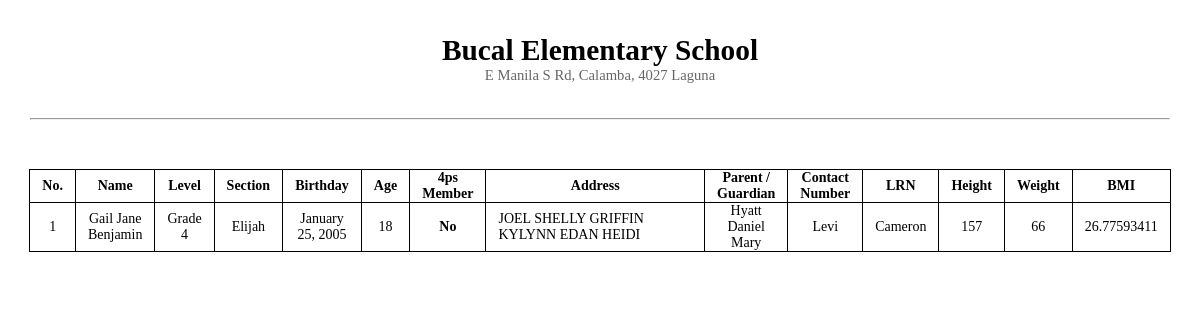
/all-students.php, run on an earlier commit of the app's database.
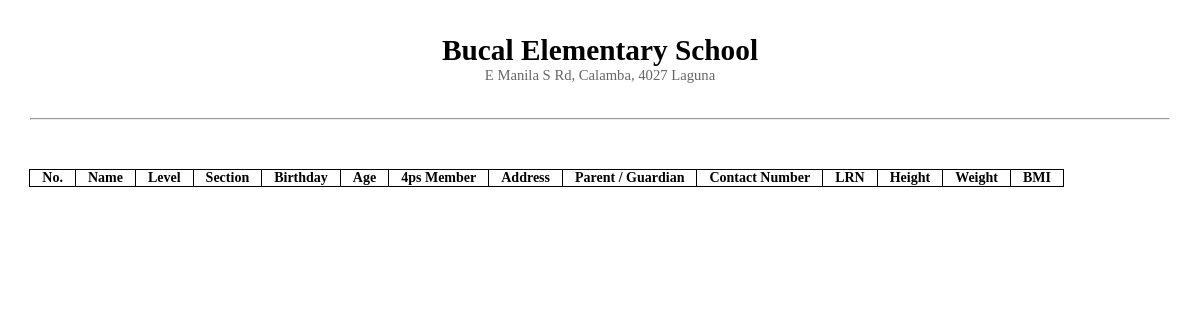
And on a later commit of the database.
### tables this page shows
CREATE TABLE `students` (
  `id` int(11) NOT NULL,
  `student_id` varchar(250) NOT NULL,
  `first_name` varchar(50) NOT NULL,
  `middle_name` varchar(50) NOT NULL,
  `last_name` varchar(50) NOT NULL,
  `date_of_birth` varchar(50) NOT NULL,
  `age` varchar(50) NOT NULL,
  `gender` varchar(50) NOT NULL,
  `room` varchar(50) NOT NULL,
  `house` varchar(50) NOT NULL,
  `street` varchar(50) NOT NULL,
  `subdivision` varchar(50) NOT NULL,
  `barangay` varchar(50) NOT NULL,
  `city` varchar(50) NOT NULL,
  `zip` varchar(50) NOT NULL,
  `image` blob NOT NULL,
  `grade` varchar(10) NOT NULL,
  `section` varchar(50) NOT NULL,
  `four_ps` int(11) NOT NULL,
  `date_created` date NOT NULL,
  `date_time_created` datetime NOT NULL,
  `date_time_updated` datetime NOT NULL
);

CREATE TABLE `users` (
  `id` int(11) NOT NULL,
  `user_id` varchar(250) NOT NULL,
  `email` varchar(50) NOT NULL,
  `password` varchar(50) NOT NULL,
  `first_name` varchar(50) NOT NULL,
  `middle_name` varchar(50) NOT NULL,
  `last_name` varchar(50) NOT NULL,
  `contact_number` varchar(50) NOT NULL,
  `room` varchar(50) NOT NULL,
  `house` varchar(50) NOT NULL,
  `street` varchar(50) NOT NULL,
  `subdivision` varchar(50) NOT NULL,
  `barangay` varchar(50) NOT NULL,
  `city` varchar(50) NOT NULL,
  `zip` varchar(50) NOT NULL,
  `gender` varchar(11) NOT NULL,
  `user_type` int(11) NOT NULL,
  `image` blob NOT NULL,
  `student_id` varchar(255) NOT NULL,
  `date_time_created` datetime NOT NULL,
  `date_time_updated` datetime NOT NULL
);

CREATE TABLE `health_infos` (
  `id` int(11) NOT NULL,
  `student_id` varchar(255) NOT NULL,
  `height` int(11) NOT NULL,
  `weight` int(11) NOT NULL,
  `bmi` varchar(11) NOT NULL,
  `status` varchar(50) NOT NULL,
  `active_level` varchar(50) NOT NULL,
  `health_history` varchar(255) NOT NULL,
  `date_time_created` datetime NOT NULL,
  `date_time_updated` datetime NOT NULL
);

### all-students.php (the view, shortened to what this page needs)
<!DOCTYPE html>
<html lang="en">
<head>
</head>
<body>
<br>
<br>
<span style="text-align: center; margin-top: 20em; margin-bottom: 500px;">
<h1>Bucal Elementary School</h1>
<p style="opacity: 60%;">E Manila S Rd, Calamba, 4027 Laguna</p>
</span>
<br>
<br>
<hr style="width:95%; margin-left:2.5% !important; margin-right:2.5% !important;" />
<div class="wrapper">
<br>
<br>
<table>
        <thead>
            <tr>
                <th>No.</th>
                <th>Name</th>
                <th>Level</th>
                <th>Section</th>
                <th>Birthday</th>
                <th>Age</th>
                <th>4ps Member</th>
                <th>Address</th>
                <th>Parent / Guardian</th>
                <th>Contact Number</th>
                <th>LRN</th>
                <th>Height</th>
                <th>Weight</th>
                <th>BMI</th>
            </tr>
        </thead>
        <tbody>
<?php
$query_students = "SELECT students.first_name AS student_first_name,students.middle_name AS student_middle_name,students.last_name AS student_last_name,students.grade AS student_grade,students.section AS student_section,students.date_of_birth AS student_date_of_birth,students.age AS student_age ,students.four_ps AS student_four_ps,students.room AS student_room,students.house AS student_house,students.student_id AS student_student_id, students.street AS student_street ,students.subdivision AS student_subdivision ,students.barangay AS student_barangay,students.city AS student_city, users.first_name AS user_first_name, users.middle_name AS user_middle_name,users.last_name AS user_last_name, users.contact_number AS user_contact_number,
health_infos.height AS health_infos_height,health_infos.weight AS health_infos_weight,health_infos.bmi AS health_infos_bmi
FROM students
LEFT JOIN users
ON students.student_id = users.student_id
LEFT JOIN health_infos
ON students.student_id = health_infos.student_id ";
$run_students = mysqli_query($conn,$query_students);
if(mysqli_num_rows($run_students) > 0){
    $no = 1;
    foreach($run_students as $row){
        $new_date = date('F d, Y', strtotime($row['student_date_of_birth']));
        ?>
                <tr>
                    <td style="text-align: center;"><?=$no++;?></td>
                    <td style="text-align: center;"><?=$row['student_first_name']. " " . $row['student_middle_name'] . " " . $row['student_last_name']?></td>
                    <td style="text-align: center;"><?=$row['student_grade']?></td>
                    <td style="text-align: center;"><?=$row['student_section']?></td>
                    <td style="text-align: center;"><?=$new_date?></td>
                    <td style="text-align: center;"><?=$row['student_age'] ?></td>
                    <td style="text-align: center;"><?php
                        if($row['student_four_ps'] == '0'){
                            echo "<b> No <span></b>";
                        }else{
                            echo "<b> Yes <span></b>";
                        }
                    ?>
                    </td>
                    <td style="width: 75%;">
                        <?=$row['student_room']." ". $row['student_house'] . " " . $row['student_street'] . " " . $row['student_subdivision'] . " " . $row['student_barangay'] . " " . $row['student_city']?>
                    </td>
                    <td style="text-align: center;">
                        <?=$row['user_first_name'] . " " . $row['user_middle_name'] . " " . $row['user_last_name']?>
                    </td>
                    <td style="text-align: center;"><?=$row['user_contact_number']?></td>
                    <td style="text-align: center;"><?=$row['student_student_id'] ?></td>
                    <td style="text-align: center;"><?=$row['health_infos_height']?></td>
                    <td style="text-align: center;"><?=$row['health_infos_weight']?></td>
                    <td style="text-align: center;"><?=$row['health_infos_bmi']?></td>
                </tr>
        <?php
    }
}
?>
        </tbody>
    </table>
</div>
</body>
</html>

### all-students.php (style rules this page uses)
* { box-sizing:border-box; margin:0; padding:0; }
body { font-size: 11pt; }
.wrapper { padding: 1em 2em 5em 2em; }
table, th, td { border: 1px solid black; border-collapse: collapse; }
th, td { padding: 0px 12px; font-size: 14px; }

What changed in the data, as far as the page shows it:
removed students: first_name "Gail", middle_name "Jane", last_name "Benjamin", grade "Grade 4", section "Elijah", date_of_birth "January 25, 2005", age "18", four_ps "No", room "JOEL", house "SHELLY", street "GRIFFIN", subdivision "KYLYNN", barangay "EDAN", city "HEIDI", users.first_name "Hyatt", users.middle_name "Daniel", users.last_name "Mary", users.contact_number "Levi", student "Cameron", health_infos.height "157", health_infos.weight "66", health_infos.bmi "26.77593411"
